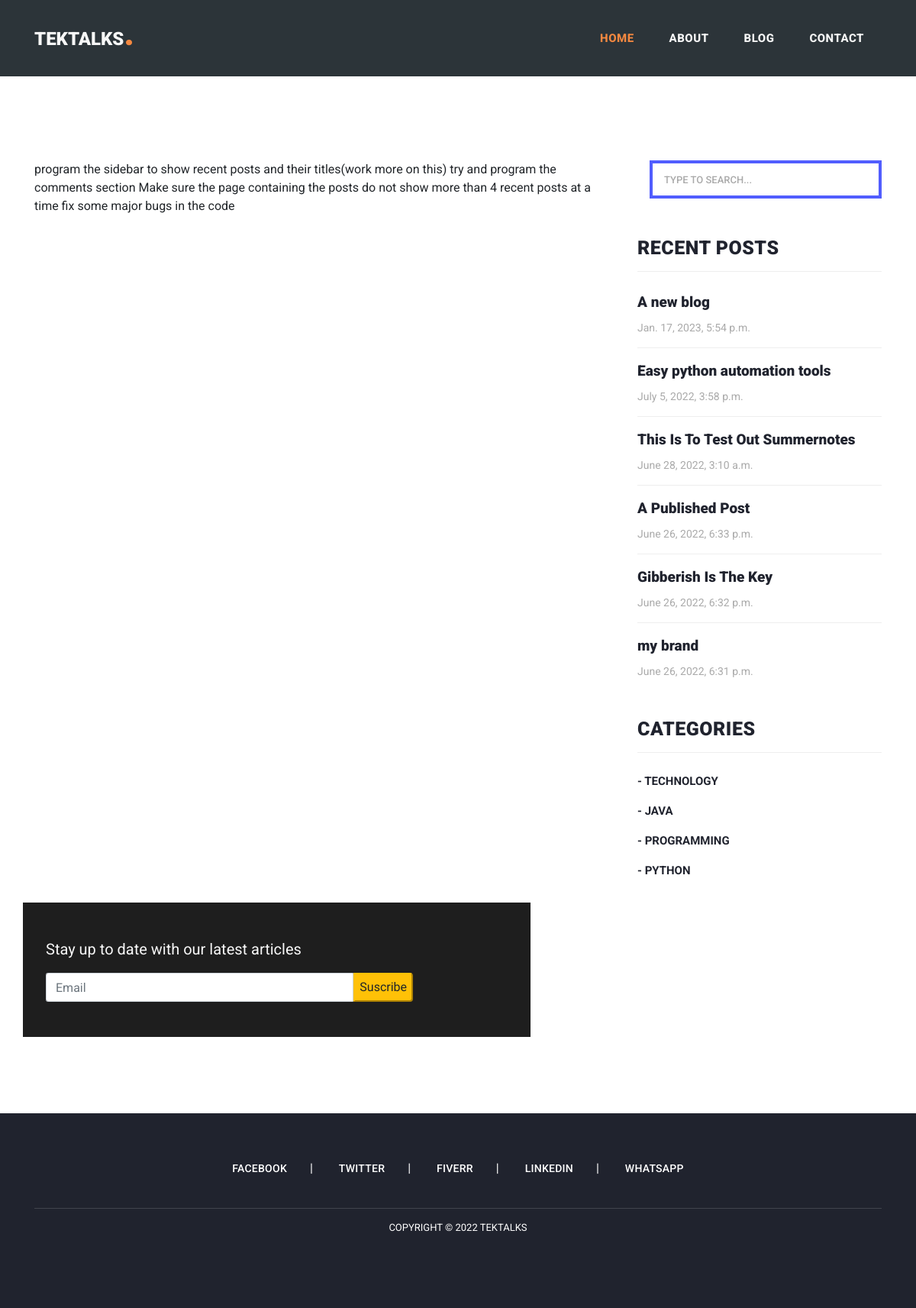
/-title, run on an earlier commit of the app's database.
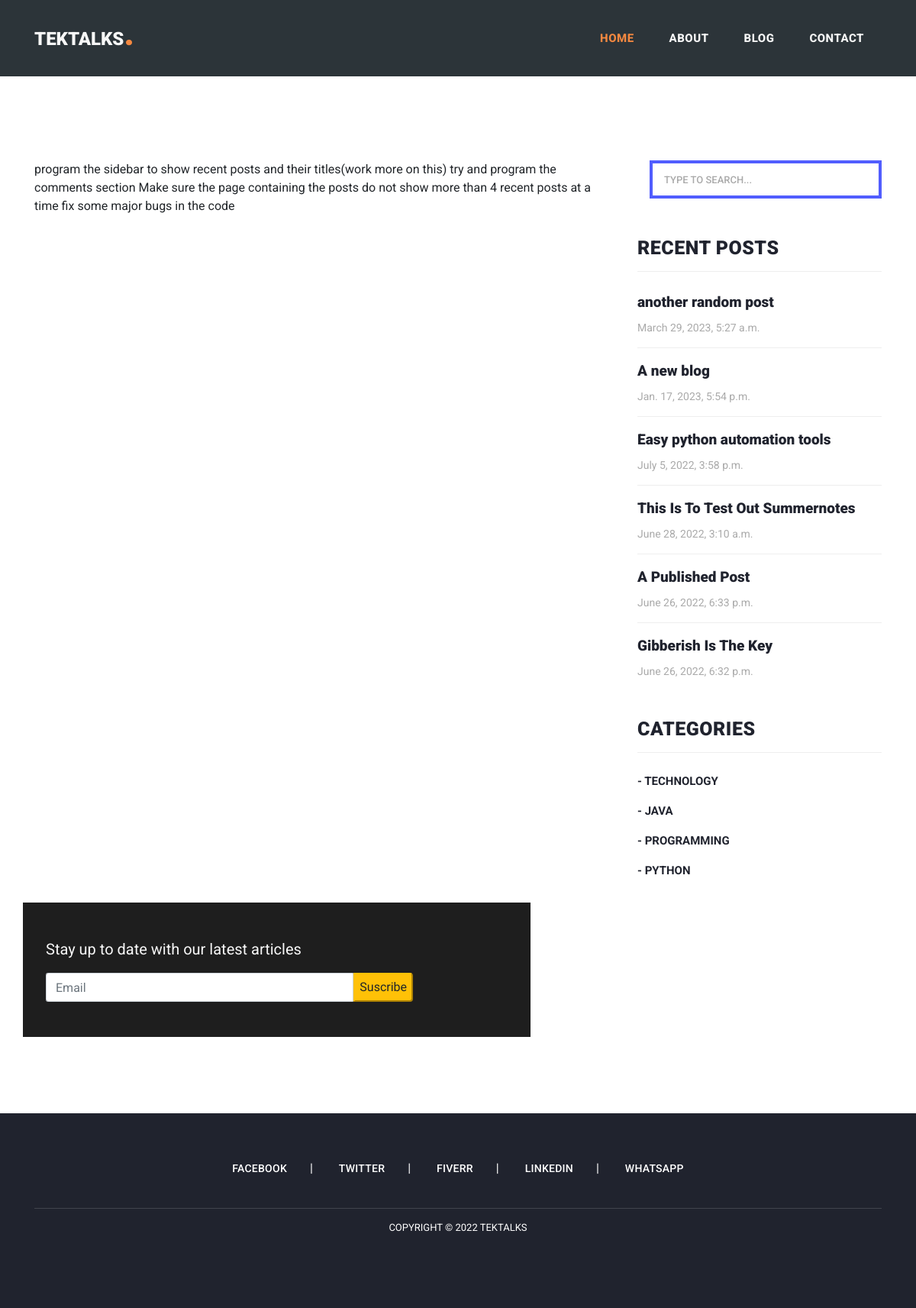
And on a later commit of the database.
### website/models.py (models this page shows, shortened)
class post(models.Model):
    CATEGORY = (
            ('TECH', 'TECH'),
            ('PYTHON', 'PYTHON'),
            ('JAVA', 'JAVA'),
            ('PROGRAMMING', 'PROGRAMMING'),
        )
    STATUS = (
        (0,"Draft"),
        (1,"Publish")
                )
    title = models.CharField(max_length=255, null=True)
    slug = models.SlugField( max_length=200, unique=True, null=True )
    thumbnail = models.ImageField(null=True, upload_to='photos/')
    created_on = models.DateTimeField(auto_now_add=True, null=True)
    sub_article = models.TextField(max_length=255, null=True)
    article = RichTextUploadingField(null=True)
    category = models.CharField(max_length=50, null=True, choices=CATEGORY)
    tags = models.ManyToManyField(tag)
    status = models.IntegerField(choices=STATUS, default=0, null=True)

### website/views.py (the view, shortened to what this page needs)
# urls.py: path('<slug:slug>', views.details, name='details'),
def details(request, slug):
    suscribe_form = newsletterForm()
    view_posts = post.objects.get(slug=slug)
    sidebar = post.objects.all().order_by('-created_on').filter(status=1)[:6]
    context = {
        'view_posts':view_posts,
        'sidebar':sidebar,
        'form':suscribe_form
    }
    return render(request, 'website/details.html', context)

### website/forms.py
class newsletterForm(ModelForm):
    class Meta:
        model = newsletter
        fields='__all__'
        widgets = {
            'email': forms.TextInput(attrs={'placeholder': 'Email', 'class':'form-control', 'id':'validationCustomUsername'}),
        }

### website/templates/website/details.html (shortened to what this page needs)
{% load static %}
<!DOCTYPE html>
<html lang="en">
  <head>
    <link href="{% static 'vendor/bootstrap/css/bootstrap.min.css' %}" rel="stylesheet">
    <link rel="stylesheet" href="{% static 'assets/css/fontawesome.css' %}">
    <link rel="stylesheet" href="{% static 'assets/css/templatemo-stand-blog.css' %}">
    <link rel="stylesheet" href="{% static 'assets/css/owl.css' %}">
  </head>
  <body>
    {% include 'website/navbar.html' %}
    <div class="heading-page header-text">
    </div>
    <section class="blog-posts grid-system">
      <div class="container">
        <div class="row">
          <div class="col-lg-8">
            <div class="all-blog-posts">
              <div class="row">
                <div class="col-lg-12">
                  {{ view_posts.article | safe}}
                </div>
              </div>
            </div>
          </div>
          {% include 'website/sidebar.html' %}
          <div class="col-lg-7">
            <form action="{% url 'index' %}" method="post">
              <div class="container">
                <p class="mt-3 my-3 row">Stay up to date with our latest articles</p>
                <div class="my-3 row">
                  <div class="col-sm-8 form">
                    {{ form.email }}
                  </div>
                  <div class="row">
                    <button type="submit" class="rounded-right btn-warning ">Suscribe</button>
                  </div>
                </div>
              </div>
            </form>
          </div>
        </div>
      </div>
    </section>
    {% include 'website/footer.html' %}
  </body>
</html>

### website/templates/website/sidebar.html
<div class="col-lg-4">
    <div class="sidebar">
      <div class="row">
        <div class="col-lg-12">
          <div class="sidebar-item search pl-3">
            <form id="search_form" name="gs" method="GET" action="{% url 'blog' %}">
              <input type="text" name="q" class="searchText" placeholder="Type to search..." autocomplete="on">
            </form>
          </div>
        </div>
        <div class="col-lg-12">
          <div class="sidebar-item recent-posts">
            <div class="sidebar-heading">
              <h2>Recent Posts</h2>
            </div>
            <div class="content">
              <ul>
                {% for i in sidebar %}
                <li><a href="{% url 'details' i.slug %}">
                  <h5>{{i.title}}</h5>
                  <span>{{i.created_on}}</span>
                </a></li>
                {% endfor %}
              </ul>
            </div>
          </div>
        </div>
        <div class="col-lg-12">
          <div class="sidebar-item categories">
            <div class="sidebar-heading">
              <h2>Categories</h2>
            </div>
            <div class="content">
              <ul>
                <li><a href="{% url 'category' 'tech' %}">- TECHNOLOGY</a></li>
                <li><a href="{% url 'category' 'java' %}">- JAVA</a></li>
                <li><a href="{% url 'category' 'programming' %}">- PROGRAMMING</a></li>
                <li><a href="{% url 'category' 'python' %}">- PYTHON</a></li>
              </ul>
            </div>
          </div>
        </div>
      </div>
    </div>
  </div>

What changed in the data, as far as the page shows it:
no longer on this page (row unchanged): post: title "my brand", created_on "June 26, 2022, 6:31 p.m."
added post: title "another random post", created_on "March 29, 2023, 5:27 a.m."
